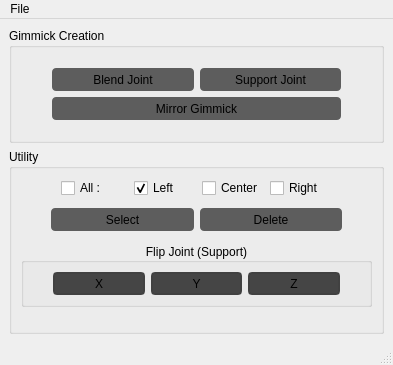
<?xml version="1.0" encoding="UTF-8"?>
<ui version="4.0">
 <class>MainWindow</class>
 <widget class="QMainWindow" name="MainWindow">
  <property name="geometry">
   <rect>
    <x>0</x>
    <y>0</y>
    <width>393</width>
    <height>365</height>
   </rect>
  </property>
  <property name="sizePolicy">
   <sizepolicy hsizetype="Preferred" vsizetype="Preferred">
    <horstretch>0</horstretch>
    <verstretch>0</verstretch>
   </sizepolicy>
  </property>
  <property name="windowTitle">
   <string>Gimmick Setup Tool</string>
  </property>
  <property name="tabShape">
   <enum>QTabWidget::Rounded</enum>
  </property>
  <property name="unifiedTitleAndToolBarOnMac">
   <bool>false</bool>
  </property>
  <widget class="QWidget" name="centralwidget">
   <layout class="QVBoxLayout" name="verticalLayout">
    <item>
     <widget class="QGroupBox" name="creation_grpupBox">
      <property name="sizePolicy">
       <sizepolicy hsizetype="Preferred" vsizetype="Maximum">
        <horstretch>0</horstretch>
        <verstretch>0</verstretch>
       </sizepolicy>
      </property>
      <property name="maximumSize">
       <size>
        <width>16777215</width>
        <height>140</height>
       </size>
      </property>
      <property name="title">
       <string>Gimmick Creation</string>
      </property>
      <layout class="QVBoxLayout" name="verticalLayout_2">
       <property name="spacing">
        <number>6</number>
       </property>
       <property name="leftMargin">
        <number>40</number>
       </property>
       <property name="topMargin">
        <number>20</number>
       </property>
       <property name="rightMargin">
        <number>40</number>
       </property>
       <property name="bottomMargin">
        <number>20</number>
       </property>
       <item>
        <layout class="QHBoxLayout" name="creation_horizontalLayout">
         <property name="spacing">
          <number>6</number>
         </property>
         <property name="sizeConstraint">
          <enum>QLayout::SetDefaultConstraint</enum>
         </property>
         <property name="bottomMargin">
          <number>0</number>
         </property>
         <item>
          <widget class="QPushButton" name="blendJoint_pushButton">
           <property name="minimumSize">
            <size>
             <width>0</width>
             <height>23</height>
            </size>
           </property>
           <property name="styleSheet">
            <string notr="true">QPushButton {
    border-radius: 4px;
	background-color: #5D5D5D;
}
QPushButton:pressed {
	background-color: #00A6F3;
}
QPushButton:hover:!pressed {
	background-color: #707070;
}</string>
           </property>
           <property name="text">
            <string>Blend Joint</string>
           </property>
          </widget>
         </item>
         <item>
          <widget class="QPushButton" name="supportJoint_pushButton">
           <property name="sizePolicy">
            <sizepolicy hsizetype="Minimum" vsizetype="Fixed">
             <horstretch>0</horstretch>
             <verstretch>0</verstretch>
            </sizepolicy>
           </property>
           <property name="minimumSize">
            <size>
             <width>0</width>
             <height>23</height>
            </size>
           </property>
           <property name="styleSheet">
            <string notr="true">QPushButton {
    border-radius: 4px;
	background-color: #5D5D5D;
}
QPushButton:pressed {
	background-color: #00A6F3;
}
QPushButton:hover:!pressed {
	background-color: #707070;
}</string>
           </property>
           <property name="text">
            <string>Support Joint</string>
           </property>
          </widget>
         </item>
        </layout>
       </item>
       <item>
        <layout class="QHBoxLayout" name="horizontalLayout">
         <property name="spacing">
          <number>6</number>
         </property>
         <item>
          <widget class="QPushButton" name="mirrorGimmick_pushButton">
           <property name="minimumSize">
            <size>
             <width>0</width>
             <height>23</height>
            </size>
           </property>
           <property name="styleSheet">
            <string notr="true">QPushButton {
    border-radius: 4px;
	background-color: #5D5D5D;
}
QPushButton:pressed {
	background-color: #00A6F3;
}
QPushButton:hover:!pressed {
	background-color: #707070;
}</string>
           </property>
           <property name="text">
            <string>Mirror Gimmick</string>
           </property>
          </widget>
         </item>
        </layout>
       </item>
      </layout>
     </widget>
    </item>
    <item>
     <widget class="QGroupBox" name="utility_groupBox">
      <property name="title">
       <string>Utility</string>
      </property>
      <property name="flat">
       <bool>false</bool>
      </property>
      <layout class="QVBoxLayout" name="verticalLayout_4">
       <property name="spacing">
        <number>12</number>
       </property>
       <item>
        <layout class="QVBoxLayout" name="utility_verticalLayout">
         <property name="spacing">
          <number>10</number>
         </property>
         <item>
          <layout class="QHBoxLayout" name="utility_horizontalLayout1">
           <property name="spacing">
            <number>6</number>
           </property>
           <property name="rightMargin">
            <number>0</number>
           </property>
           <property name="bottomMargin">
            <number>0</number>
           </property>
           <item>
            <spacer name="horizontalSpacer">
             <property name="orientation">
              <enum>Qt::Horizontal</enum>
             </property>
             <property name="sizeType">
              <enum>QSizePolicy::Fixed</enum>
             </property>
             <property name="sizeHint" stdset="0">
              <size>
               <width>40</width>
               <height>20</height>
              </size>
             </property>
            </spacer>
           </item>
           <item>
            <widget class="QCheckBox" name="utility_all_checkBox">
             <property name="text">
              <string>All :</string>
             </property>
            </widget>
           </item>
           <item>
            <spacer name="horizontalSpacer_6">
             <property name="orientation">
              <enum>Qt::Horizontal</enum>
             </property>
             <property name="sizeType">
              <enum>QSizePolicy::Fixed</enum>
             </property>
             <property name="sizeHint" stdset="0">
              <size>
               <width>5</width>
               <height>20</height>
              </size>
             </property>
            </spacer>
           </item>
           <item>
            <widget class="QCheckBox" name="utility_left_checkBox">
             <property name="text">
              <string>Left</string>
             </property>
             <property name="checked">
              <bool>true</bool>
             </property>
            </widget>
           </item>
           <item>
            <widget class="QCheckBox" name="utility_center_checkBox">
             <property name="text">
              <string>Center</string>
             </property>
            </widget>
           </item>
           <item>
            <widget class="QCheckBox" name="utility_right_checkBox">
             <property name="text">
              <string>Right</string>
             </property>
            </widget>
           </item>
           <item>
            <spacer name="horizontalSpacer_2">
             <property name="orientation">
              <enum>Qt::Horizontal</enum>
             </property>
             <property name="sizeType">
              <enum>QSizePolicy::Fixed</enum>
             </property>
             <property name="sizeHint" stdset="0">
              <size>
               <width>40</width>
               <height>20</height>
              </size>
             </property>
            </spacer>
           </item>
          </layout>
         </item>
         <item>
          <layout class="QHBoxLayout" name="utility_horizontalLayout2">
           <property name="spacing">
            <number>6</number>
           </property>
           <property name="leftMargin">
            <number>30</number>
           </property>
           <property name="rightMargin">
            <number>30</number>
           </property>
           <item>
            <widget class="QPushButton" name="select_pushButton">
             <property name="minimumSize">
              <size>
               <width>0</width>
               <height>23</height>
              </size>
             </property>
             <property name="styleSheet">
              <string notr="true">QPushButton {
    border-radius: 4px;
	background-color: #5D5D5D;
}
QPushButton:pressed {
	background-color: #00A6F3;
}
QPushButton:hover:!pressed {
	background-color: #707070;
}</string>
             </property>
             <property name="text">
              <string>Select</string>
             </property>
            </widget>
           </item>
           <item>
            <widget class="QPushButton" name="delete_pushButton">
             <property name="minimumSize">
              <size>
               <width>0</width>
               <height>23</height>
              </size>
             </property>
             <property name="styleSheet">
              <string notr="true">QPushButton {
    border-radius: 4px;
	background-color: #5D5D5D;
}
QPushButton:pressed {
	background-color: #00A6F3;
}
QPushButton:hover:!pressed {
	background-color: #707070;
}</string>
             </property>
             <property name="text">
              <string>Delete</string>
             </property>
            </widget>
           </item>
          </layout>
         </item>
        </layout>
       </item>
       <item>
        <widget class="QGroupBox" name="flipJoint_groupBox">
         <property name="title">
          <string>Flip Joint (Support)</string>
         </property>
         <property name="alignment">
          <set>Qt::AlignCenter</set>
         </property>
         <property name="flat">
          <bool>false</bool>
         </property>
         <property name="checkable">
          <bool>false</bool>
         </property>
         <layout class="QVBoxLayout" name="verticalLayout_5">
          <property name="spacing">
           <number>0</number>
          </property>
          <property name="leftMargin">
           <number>0</number>
          </property>
          <property name="rightMargin">
           <number>0</number>
          </property>
          <item>
           <layout class="QHBoxLayout" name="flipJoint_horizontalLayout">
            <property name="spacing">
             <number>6</number>
            </property>
            <property name="leftMargin">
             <number>29</number>
            </property>
            <property name="rightMargin">
             <number>29</number>
            </property>
            <item>
             <widget class="QPushButton" name="flipJointX_pushButton">
              <property name="minimumSize">
               <size>
                <width>0</width>
                <height>23</height>
               </size>
              </property>
              <property name="styleSheet">
               <string notr="true">QPushButton {
    border-radius: 4px;
	border: 2px solid #414141;
	background-color: #454545;
}
QPushButton:pressed {
	background-color: #00A6F3;
}
QPushButton:hover:!pressed {
	background-color: #707070;
}</string>
              </property>
              <property name="text">
               <string>X</string>
              </property>
              <property name="flat">
               <bool>true</bool>
              </property>
             </widget>
            </item>
            <item>
             <widget class="QPushButton" name="flipJointY_pushButton">
              <property name="minimumSize">
               <size>
                <width>0</width>
                <height>23</height>
               </size>
              </property>
              <property name="styleSheet">
               <string notr="true">QPushButton {
    border-radius: 4px;
	border: 2px solid #414141;
	background-color: #454545;
}
QPushButton:pressed {
	background-color: #00A6F3;
}
QPushButton:hover:!pressed {
	background-color: #707070;
}</string>
              </property>
              <property name="text">
               <string>Y</string>
              </property>
              <property name="flat">
               <bool>true</bool>
              </property>
             </widget>
            </item>
            <item>
             <widget class="QPushButton" name="flipJointZ_pushButton">
              <property name="minimumSize">
               <size>
                <width>0</width>
                <height>23</height>
               </size>
              </property>
              <property name="styleSheet">
               <string notr="true">QPushButton {
    border-radius: 4px;
	border: 2px solid #414141;
	background-color: #454545;
}
QPushButton:pressed {
	background-color: #00A6F3;
}
QPushButton:hover:!pressed {
	background-color: #707070;
}</string>
              </property>
              <property name="text">
               <string>Z</string>
              </property>
              <property name="flat">
               <bool>true</bool>
              </property>
             </widget>
            </item>
           </layout>
          </item>
         </layout>
        </widget>
       </item>
       <item>
        <spacer name="verticalSpacer">
         <property name="orientation">
          <enum>Qt::Vertical</enum>
         </property>
         <property name="sizeHint" stdset="0">
          <size>
           <width>20</width>
           <height>10</height>
          </size>
         </property>
        </spacer>
       </item>
      </layout>
     </widget>
    </item>
   </layout>
  </widget>
  <widget class="QMenuBar" name="menubar">
   <property name="geometry">
    <rect>
     <x>0</x>
     <y>0</y>
     <width>393</width>
     <height>21</height>
    </rect>
   </property>
   <widget class="QMenu" name="menuFile">
    <property name="title">
     <string>File</string>
    </property>
    <addaction name="importGimmick_menuAction"/>
    <addaction name="exportGimmick_menuAction"/>
   </widget>
   <addaction name="menuFile"/>
  </widget>
  <widget class="QStatusBar" name="statusbar"/>
  <action name="importGimmick_menuAction">
   <property name="icon">
    <iconset>
     <normaloff>../../../../icons/mgear_log-in.svg</normaloff>
     <normalon>../../../../icons/mgear_log-in.svg</normalon>../../../../icons/mgear_log-in.svg</iconset>
   </property>
   <property name="text">
    <string>Import Gimmick Data</string>
   </property>
  </action>
  <action name="exportGimmick_menuAction">
   <property name="icon">
    <iconset>
     <normaloff>../../../../icons/mgear_log-out.svg</normaloff>
     <normalon>../../../../icons/mgear_log-out.svg</normalon>../../../../icons/mgear_log-out.svg</iconset>
   </property>
   <property name="text">
    <string>Export Gimmick Data</string>
   </property>
  </action>
 </widget>
 <resources/>
 <connections/>
</ui>
